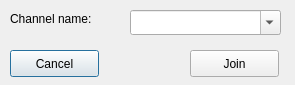
<?xml version="1.0" encoding="UTF-8"?>
<ui version="4.0">
 <class>Join_chan</class>
 <widget class="QDialog" name="Join_chan">
  <property name="geometry">
   <rect>
    <x>0</x>
    <y>0</y>
    <width>295</width>
    <height>85</height>
   </rect>
  </property>
  <property name="windowTitle">
   <string>Join channel</string>
  </property>
  <property name="windowIcon">
   <iconset resource="client.qrc">
    <normaloff>:/images/app_icon_s.png</normaloff>:/images/app_icon_s.png</iconset>
  </property>
  <widget class="QLabel" name="label">
   <property name="geometry">
    <rect>
     <x>10</x>
     <y>10</y>
     <width>111</width>
     <height>17</height>
    </rect>
   </property>
   <property name="text">
    <string>Channel name:</string>
   </property>
  </widget>
  <widget class="QComboBox" name="chan_name">
   <property name="geometry">
    <rect>
     <x>130</x>
     <y>10</y>
     <width>151</width>
     <height>25</height>
    </rect>
   </property>
   <property name="editable">
    <bool>true</bool>
   </property>
  </widget>
  <widget class="QPushButton" name="cancel_button">
   <property name="geometry">
    <rect>
     <x>10</x>
     <y>50</y>
     <width>89</width>
     <height>27</height>
    </rect>
   </property>
   <property name="text">
    <string>Cancel</string>
   </property>
  </widget>
  <widget class="QPushButton" name="join_button">
   <property name="geometry">
    <rect>
     <x>190</x>
     <y>50</y>
     <width>89</width>
     <height>27</height>
    </rect>
   </property>
   <property name="text">
    <string>Join</string>
   </property>
  </widget>
 </widget>
 <resources>
  <include location="client.qrc"/>
 </resources>
 <connections/>
</ui>
